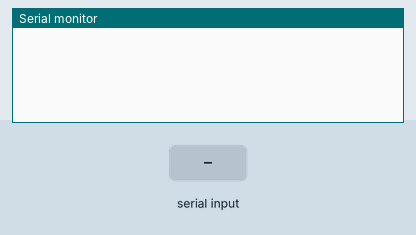
A sketch run on a simulated Arduino Uno, built with avr-gcc and run on an emulated ATmega328P. Parts: the last lines printed to the serial monitor. The test bench sets the inputs (shaded band).

Above: at 1.2 s.
1.3 s: byte 42 (42) received over Serial
At 1.41 s:
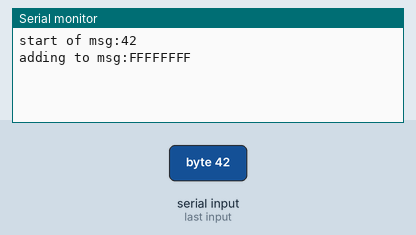
2.9 s: byte 69 (0x45) received over Serial
At 4.1 s:
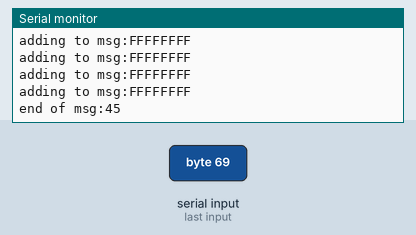

Measured:
- after the input at 1.3 s, the serial monitor: prints a new line at once (image 1)
- after the input at 2.9 s, the serial monitor: prints a new line at once (image 2)

The sketch:

11.0_21112019_Serial_LED_Msg.ino
```cpp
byte inData[10];
bool isReceiving = false;
int index = 0;

void setup() {
  Serial.begin(9600);
}

void loop() {
  receiveMsg();
  /*if (!isReceiving) {
    Serial.println("Current message: ");
    for (int i; i < 10; i++) {
      Serial.println(inData[i], HEX);
      delay(10);
    }
  } */
}

void receiveMsg() {
  while (true) {//Serial.available()) {
  //Serial.println("test");
    int iByte = Serial.read();

    if (!isReceiving && iByte == 42) {
      //TODO: clear data buffer, exchange handshake
      isReceiving = true;
      Serial.print("start of msg:");
      Serial.println(iByte);
      delay(100);
      index = 0;
    } else if (isReceiving && iByte == 0x45) {
      Serial.print("end of msg:");
      Serial.println(iByte, HEX);
      delay(100);
      index += 1;
      inData[index] = iByte; // Put end byte in data array
      isReceiving = false;
    } else if (isReceiving) {
      Serial.print("adding to msg:");
      Serial.println(iByte, HEX);
      delay(100);
      index += 1;
    }

    if (isReceiving) {
      inData[index] = iByte;
    }
  }
}
```
